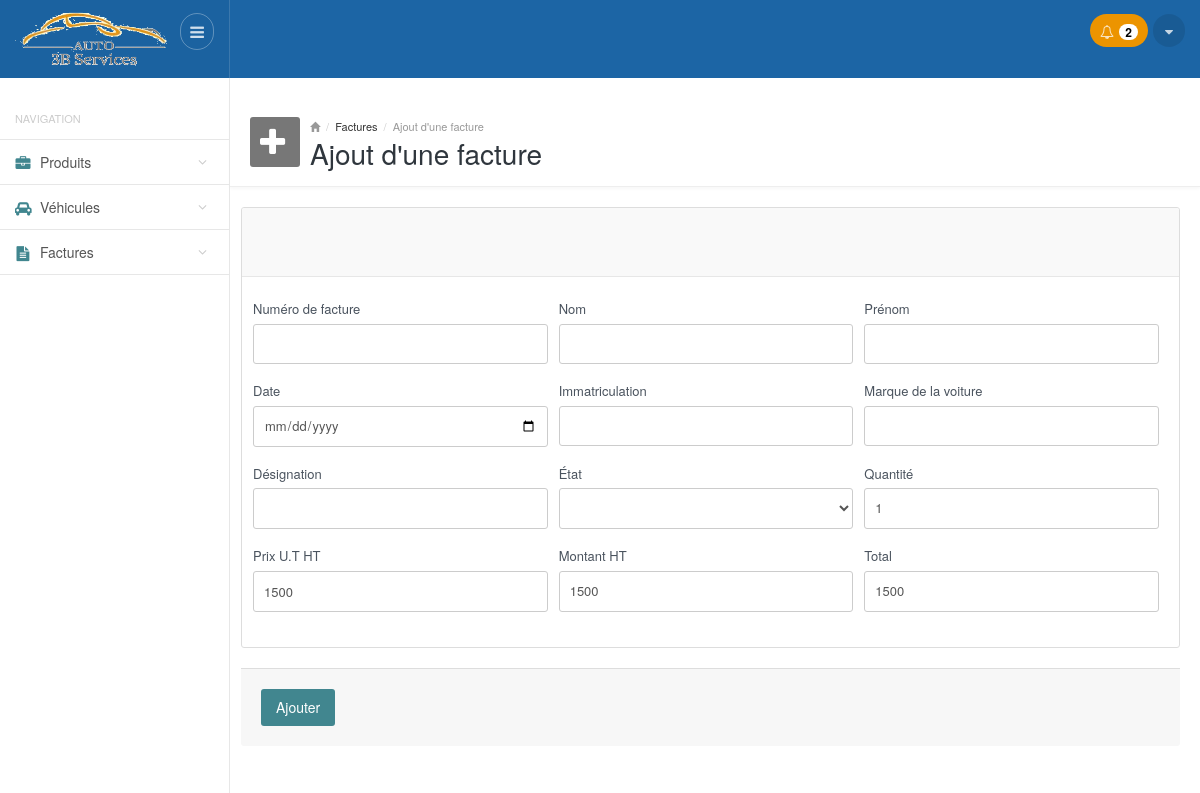
Before: /ajouter_facture.php?num_fact=00001 (signed in) with the older database file.
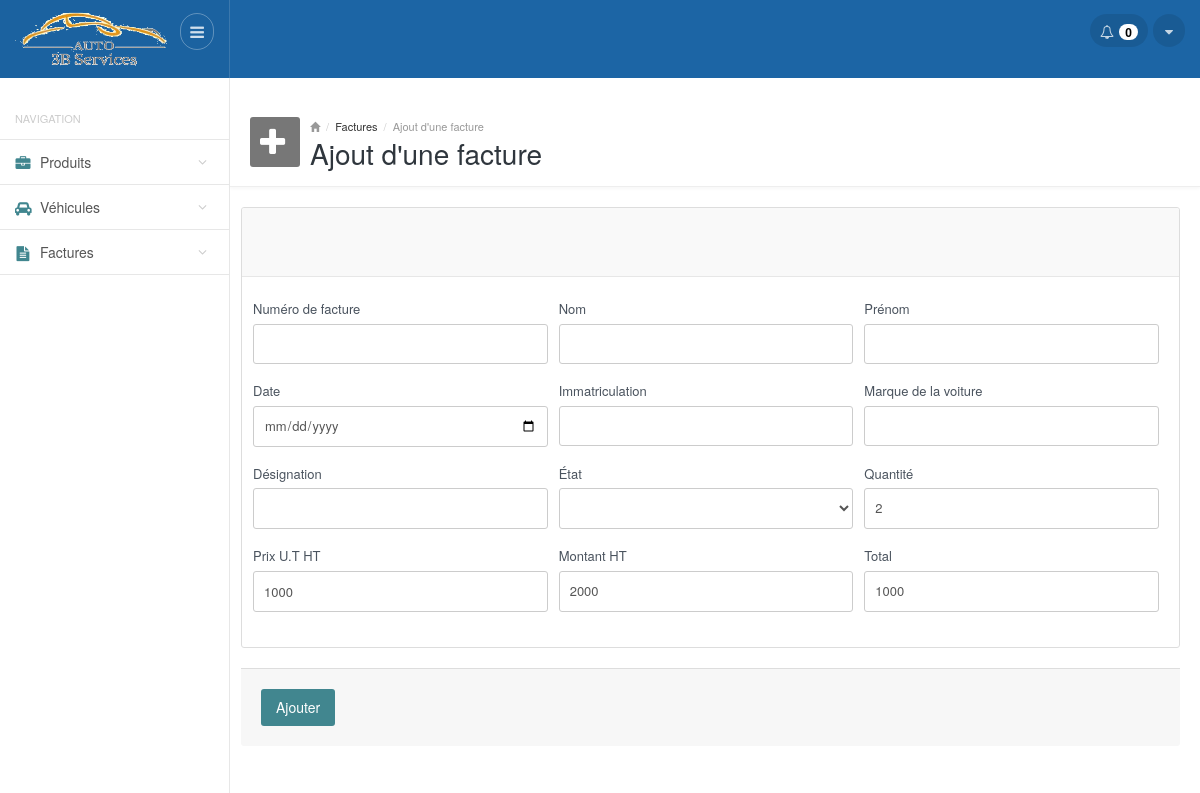
After: the same page with the newer database file.
### tables this page shows
CREATE TABLE IF NOT EXISTS `factures` (
  `num_fact` varchar(25) NOT NULL,
  `date_fact` date NOT NULL,
  `nom` varchar(25) NOT NULL,
  `prenom` varchar(25) NOT NULL,
  `immatriculation` varchar(25) NOT NULL,
  `marque_voiture` varchar(25) NOT NULL,
  `designation` varchar(50) NOT NULL,
  `qte` int(10) NOT NULL,
  `etat_facture` varchar(10) NOT NULL,
  `prix` float NOT NULL,
  `montant` float NOT NULL,
  `total` float NOT NULL
);

### functions.php (called while the page is built, shortened)
<?php
function getFacture($num_fact)
{
     $result = mysql_query("SELECT * FROM factures where num_fact='$num_fact' ") or die(mysql_error());
     $facture = mysql_fetch_array($result);
    return $facture;
}
function getNotifProducts()
{
    $result = mysql_query("SELECT count(*) FROM produits WHERE qte_min>=qte") or die(mysql_error());
    $count = mysql_fetch_array($result);
    return $count[0];
}
?>

### ajouter_facture.php (the view, shortened to what the changed rows need)
<?php
require_once __DIR__ . '/functions.php';
require_once __DIR__ . '/header.php'; ?>
<div class="mainpanel">
<div class="contentpanel">
        <div class="row">
            <div class="col-md-12">
                <form>
                <div class="panel panel-default">
                    <div class="panel-body">
                        <?php
                        if (isset($_GET['num_fact'])) {
                            $facture= getFacture($_GET['num_fact']);
                        }
                        ?>
                        <div class="row">
                            <div class="col-sm-4">
                                <div class="form-group">
                                    <label class="control-label">Quantité</label>
                                    <input type="number" name="qte" id="qte" class="form-control" value="<?php echo $facture['qte']; ?>"/>
                                </div>
                            </div>
                        </div>
                           <div class="row">
                            <div class="col-sm-4">
                                <div class="form-group">
                                    <label class="control-label">Prix  U.T HT</label>
                                    <input type="number" name="prix" id="prix" class="form-control" value="<?php echo $facture['prix']; ?>" style="height: 41px;"/>
                                </div>
                            </div>
                            <div class="col-sm-4">
                                <div class="form-group">
                                    <label class="control-label">Montant HT</label>
                                    <input type="number" name="montant" id="montant" class="form-control" value="<?php echo $facture['montant']; ?>"/>
                                </div>
                            </div>
                            <div class="col-sm-4">
                                <div class="form-group">
                                    <label class="control-label">Total</label>
                                    <input type="number" name="total" id="total" class="form-control" value="<?php echo $facture['total']; ?>"/>
                                </div>
                            </div>
                        </div>
                        </div>
                    </div>
                    </form>
                </div>
            </div>
        </div>
    </div>
</div>
<?php
require_once __DIR__ . '/footer.php'; ?>

### header.php (shortened to what the changed rows need)
<!DOCTYPE html>
<html lang="en">
<head>
        <link href="css/style.default.css" rel="stylesheet">
        <link href="css/select2.css" rel="stylesheet" />
        <link href="css/style.datatables.css" rel="stylesheet">
        <link href="cdn.datatables.net/responsive/1.0.1/css/dataTables.responsive.css" rel="stylesheet">
    </head>
    <body>
        <header>
            <div class="headerwrapper">
                <div class="header-right">
                    <div class="pull-right">
                            <div class="btn-group btn-group-list btn-group-notification">
                        <?php if(getNotifProducts() == 0) {?>
                            <button type="button" class="btn btn-default dropdown-toggle" data-toggle="dropdown">
                        <?php } else { ?>
                                <button type="button" class="btn btn-default dropdown-toggle orange" data-toggle="dropdown">
                        <?php } ?>
                              <i class="fa fa-bell-o"></i>
                              <span class="badge">
                                <?php echo getNotifProducts(); ?>
                              </span>
                            </button>
                        </div>
                    </div>
                </div>
            </div>
        </header>
        <br>
        <br>
        <section>
            <div class="mainwrapper">

Changed rows visible on the page:
changed factures: qte "1" → "2"; prix "1500" → "1000"; montant "1500" → "2000"; total "1500" → "1000"
Other visible differences:
getNotifProducts(): "2" → "0"
